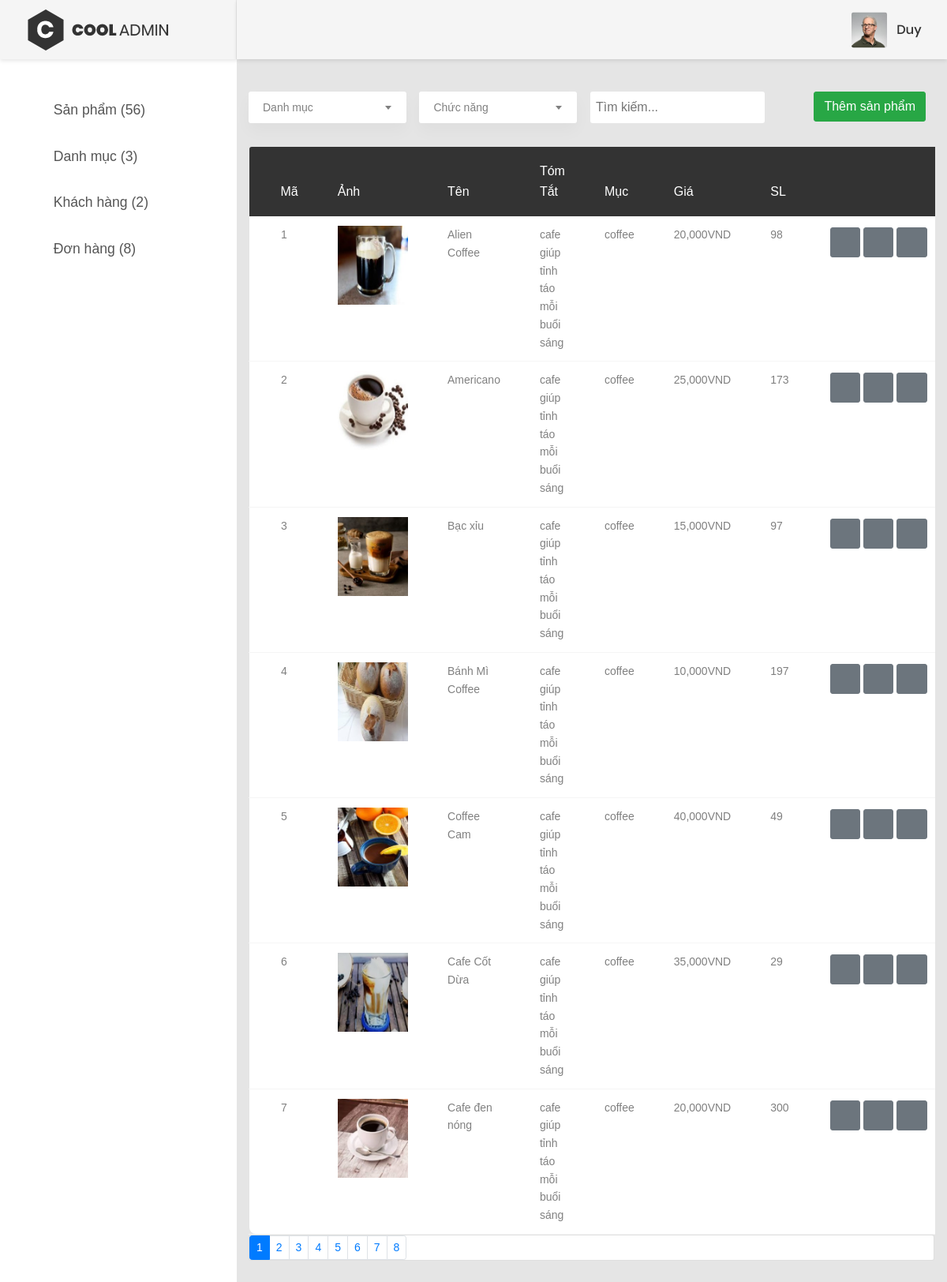
The app's page /PHP/admin/index.php (signed in) with its own data.
### tables this page shows
CREATE TABLE `products` (
  `id` int(255) UNSIGNED NOT NULL,
  `img` varchar(255) NOT NULL,
  `title` varchar(255) NOT NULL,
  `summary` varchar(255) NOT NULL,
  `casebook` varchar(255) NOT NULL,
  `price` int(255) NOT NULL,
  `amount` int(255) NOT NULL,
  `love` int(255) NOT NULL,
  `count_buying` int(255) NOT NULL
);

### PHP/code.php (called while the page is built, shortened)
<?php
function getCasebook()
{
    global $conn;
    $sql = "SELECT * FROM cases";
    return $conn->query($sql);
}
function getAllProduct($numpage)
{
    global $conn;
    $sql = "SELECT * FROM products LIMIT $numpage,7";
    return $conn->query($sql);
}
function getAllProductNoNumpage()
{
    global $conn;
    $sql = "SELECT * FROM products";
    return $conn->query($sql);
}
function getAllUserNoNumpage()
{
    global $conn;
    $sql = "SELECT * FROM users";
    return $conn->query($sql);
}
function getOrderNoNumpage()
{
    global $conn;
    $sql = "SELECT * FROM orders";
    return $conn->query($sql);
}

### PHP/admin/page/product.php (the view, shortened to what this page needs)
<div class="table-data__tool">
    <div class="table-data__tool-left">
        <div class="rs-select2--light rs-select2--md" style="width: 200px;">
        </div>
        <div class="rs-select2--light rs-select2--sm" style="width: 200px;">
        </div>
        <input placeholder="Tìm kiếm..." type="text" id="searchProduct" onkeyup="searchProduct(this,0)" style="padding:7px;border-radius:3px;">
    </div>
    <div class="table-data__tool-right">
        <button type="button" class="btn btn-success mb-1" data-toggle="modal" data-target="#addNewProduct">
            Thêm sản phẩm
        </button>
    </div>
</div>
<div class="table-responsive m-b-40" style="overflow:hidden">
    <table class="table table-borderless table-data3">
        <thead>
            <tr style="cursor:pointer">
                <th onclick="sortProduct('id',0)">Mã</th>
                <th onclick="sortProduct('img',0)">Ảnh</th>
                <th onclick="sortProduct('title',0)">Tên</th>
                <th onclick="sortProduct('summary',0)">Tóm Tắt</th>
                <th onclick="sortProduct('casebook',0)">Mục</th>
                <th onclick="sortProduct('price',0)">Giá</th>
                <th onclick="sortProduct('amount',0)">SL</th>
                <th></th>
            </tr>
        </thead>
        <tbody id="table_product">
            <?php
            $result = getAllProduct(0);
            while ($row = $result->fetch_assoc()) {
            ?>
                <tr id="tr<?php echo $row['id'] ?>">
                    <td><?php echo $row['id'] ?></td>
                    <td><img src="../public/<?php echo $row['img'] ?>" alt=""></td>
                    <td><?php echo $row['title'] ?></td>
                    <td><?php echo $row['summary'] ?></td>
                    <td><?php echo $row['casebook'] ?></td>
                    <td><?php echo number_format($row['price']) ?>VND</td>
                    <td><?php echo $row['amount'] ?></td>
                    <td>
                        <div class="table-data-feature">
                            <button onclick="updateProduct(<?php echo $row['id'] ?>)" style="margin:2px;" type="button" class="btn btn-secondary  mb-1" data-toggle="modal" data-target="#updateProduct">
                                <i class="zmdi zmdi-edit"></i>
                            </button>
                            <button style="margin:2px;" class="btn btn-secondary  mb-1" data-toggle="tooltip" data-placement="top" onclick="deleteProduct(<?php echo $row['id'] ?>)" title="Delete">
                                <i class="zmdi zmdi-delete"></i>
                            </button><br>
                            <button style="margin:2px;" type="button" class="btn btn-secondary  mb-1" data-toggle="modal" data-target="#moreProduct" onclick="moreProduct(<?php echo $row['id'] ?>)">
                                <i class="zmdi zmdi-more"></i>
                            </button>
                        </div>
                    </td>
                </tr>
            <?php
            }
            ?>
        </tbody>
    </table>
    <div class="card ">
        <div id="pagination">
            <nav aria-label=" ...">
                <ul class="pagination pagination-sm">
                    <?php
                    $result = getAllProductNoNumpage();
                    $numpage = ceil($result->num_rows / 7);
                    for ($i = 1; $i <=  $numpage; $i++) {
                        $pos = ($i - 1) * 7;
                    ?>
                        <li class="page-item <?php if ($i == 1) echo " active" ?>">
                            <button class="page-link" type="button" onclick="getProduct(<?php echo $pos ?>,<?php echo $i ?>)"><?php echo $i ?></button>
                        </li>
                    <?php
                    } ?>
                </ul>
            </nav>
        </div>
    </div>
</div>

### PHP/admin/index.php (shortened to what this page needs)
<?php
if (isset($_GET['page'])) {
    $page = $_GET['page'];
} else {
    $page = "";
}
require "../database.php";
require "../code.php";
?>
<!DOCTYPE html>
<html lang="en">
<head>
    <link href="public/css/font-face.css" rel="stylesheet" media="all">
    <link href="public/vendor/font-awesome-4.7/css/font-awesome.min.css" rel="stylesheet" media="all">
    <link href="public/vendor/font-awesome-5/css/fontawesome-all.min.css" rel="stylesheet" media="all">
    <link href="public/vendor/mdi-font/css/material-design-iconic-font.min.css" rel="stylesheet" media="all">
    <link href="public/vendor/bootstrap-4.1/bootstrap.min.css" rel="stylesheet" media="all">
    <link href="public/vendor/animsition/animsition.min.css" rel="stylesheet" media="all">
    <link href="public/vendor/bootstrap-progressbar/bootstrap-progressbar-3.3.4.min.css" rel="stylesheet" media="all">
    <link href="public/vendor/wow/animate.css" rel="stylesheet" media="all">
    <link href="public/vendor/css-hamburgers/hamburgers.min.css" rel="stylesheet" media="all">
    <link href="public/vendor/slick/slick.css" rel="stylesheet" media="all">
    <link href="public/vendor/select2/select2.min.css" rel="stylesheet" media="all">
    <link href="public/vendor/perfect-scrollbar/perfect-scrollbar.css" rel="stylesheet" media="all">
    <link href="public/css/theme.css" rel="stylesheet" media="all">
    <link href="public/css/style.css" rel="stylesheet" media="all">
    <link rel="stylesheet" href="../css/snackbar.css" />
</head>
<body class="animsition">
    <div class="page-wrapper">
        <?php require "block/sidebar.php"; ?>
        <div class="page-container">
            <?php require "block/header_desktop.php" ?>
            <div class="main-content">
                <div class="section__content section__content--p30">
                    <div class="container-fluid">
                        <div class="row">
                            <div class="col-md-12">
                                <?php
                                switch ($page) {
                                    default:
                                        require "page/product.php";
                                }
                                ?>
                            </div>
                        </div>
                    </div>
                </div>
            </div>
        </div>
    </div>
</body>
</html>

### PHP/admin/block/sidebar.php
<aside class="menu-sidebar d-none d-lg-block">
    <div class="logo">
        <a href="../">
            <img src="images/icon/logo.png" alt="Cool Admin" />
        </a>
    </div>
    <div class="menu-sidebar__content js-scrollbar1">
        <nav class="navbar-sidebar mystyle_aside">
            <ul class="list-unstyled navbar__list">
                <li>
                    <a href="?page=product">
                        <i class="fas fa-table"></i>Sản phẩm <span>(<?php echo getAllProductNoNumpage()->num_rows ?>)</span></a>
                </li>
                <li>
                    <a href="?page=category">
                        <i class="fas fa-chart-bar"></i>Danh mục (<?php echo getCasebook()->num_rows ?>)</a>
                </li>
                <li class="has-sub">
                    <a class="js-arrow" href="?page=customer">
                        <i class="fas fa-tachometer-alt"></i>Khách hàng (<?php echo getAllUserNoNumpage()->num_rows ?>)</a>
                </li>
                <li>
                    <a href="?page=order">
                        <i class="fas fa-chart-bar"></i>Đơn hàng (<?php echo getOrderNoNumpage()->num_rows ?>)</a>
                </li>
            </ul>
        </nav>
    </div>
</aside>

### PHP/admin/block/header_desktop.php (shortened to what this page needs)
<header class="header-desktop">
    <div class="section__content section__content--p30">
        <div class="container-fluid">
            <div class="header-wrap">
                <div class="header-button">
                    <div class="account-wrap">
                        <div class="account-item clearfix js-item-menu">
                            <div class="image">
                                <img src="images/icon/avatar-01.jpg" alt="John Doe" />
                            </div>
                            <div class="content">
                                <a class="js-acc-btn" href="#"><?php echo $_SESSION['firstname'] ?></a>
                            </div>
                        </div>
                    </div>
                </div>
            </div>
        </div>
    </div>
</header>

### PHP/admin/public/css/style.css (style rules this page uses)
.mystyle_aside ul li a { font-size: 1.1em !important; }

### records on screen
products: id "1", img (picture), title "Alien Coffee", summary "cafe giúp tỉnh táo mỗi buổi sáng", casebook "coffee", price "20,000", amount "98"
products: id "2", img (picture), title "Americano", summary "cafe giúp tỉnh táo mỗi buổi sáng", casebook "coffee", price "25,000", amount "173"
products: id "3", img (picture), title "Bạc xỉu", summary "cafe giúp tỉnh táo mỗi buổi sáng", casebook "coffee", price "15,000", amount "97"
products: id "4", img (picture), title "Bánh Mì Coffee", summary "cafe giúp tỉnh táo mỗi buổi sáng", casebook "coffee", price "10,000", amount "197"
products: id "5", img (picture), title "Coffee Cam", summary "cafe giúp tỉnh táo mỗi buổi sáng", casebook "coffee", price "40,000", amount "49"
products: id "6", img (picture), title "Cafe Cốt Dừa", summary "cafe giúp tỉnh táo mỗi buổi sáng", casebook "coffee", price "35,000", amount "29"
products: id "7", img (picture), title "Cafe đen nóng", summary "cafe giúp tỉnh táo mỗi buổi sáng", casebook "coffee", price "20,000", amount "300"

### other values on screen
getAllProductNoNumpage()->num_rows "56"
getCasebook()->num_rows "3"
getAllUserNoNumpage()->num_rows "2"
getOrderNoNumpage()->num_rows "8"
$_SESSION['firstname'] "Duy"
